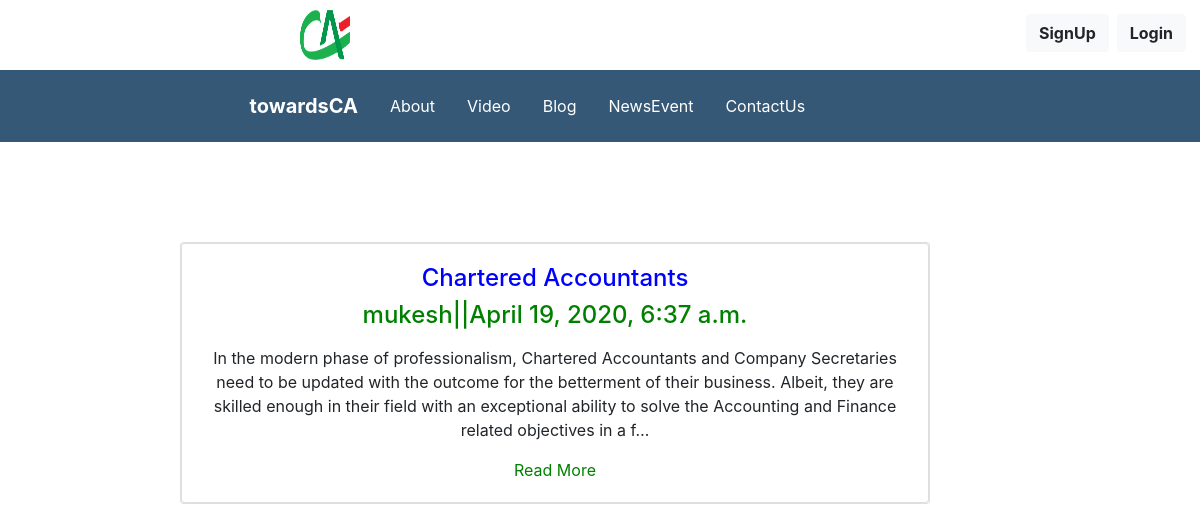
Screenshot of /blog/ with the database file from the repository.
### App/models.py (models this page shows, shortened)
class Blog(models.Model):
        user =  models.ForeignKey(User, on_delete=models.CASCADE)
        title= models.CharField(max_length=500)
        content = RichTextUploadingField()
        added = models.DateTimeField(auto_now_add=True)
        updated = models.DateTimeField(auto_now=True)

### App/views.py (the view)
# urls.py: 2. Add a URL to urlpatterns:  path('blog/', include('blog.urls'))
def blog(request):
	if request.user.is_superuser or request.user.is_staff:
		return HttpResponseRedirect('/admin/')
	blog = Blog.objects.all().order_by("-id")
	return render(request,"blog.html",{"blog":blog})

### templates/blog.html
{% extends "layout.html" %}
{% block content %}
<div class="container" style="margin-top: 100px">
  <div class="row">
    <div class="col-sm-1">
    </div>
    <div class="col-sm-10" >
        {% for blogs in blog %}
        <ul style="list-style-type: none;">
            <li>
                <div class="card" style="width:750px">
                  <div class="card bg-white">
                    <div class="card-body text-center" style="text-align: justify;">
                        <h4 style="font-size: bold;color:blue;">{{blogs.title}}</h4>
                        <h4 style="font-size: bold;color: green;">{{blogs.user}}||{{blogs.updated}}</h4>
                        {% autoescape off %}
                           <p style="text-align: justify;">{{blogs.content|truncatechars:300 }}</p>
                           <a href="/blog/{{blogs.id}}" style="font-size: bold;text-decoration: none;color:green">Read More</a>
                        {% endautoescape %}
                    </div>
                  </div>
                </div>
            </li>
        </ul>
        {%endfor%}
    </div>
  </div>
</div>
{% endblock %}

### rows the page displays
Blog: title "Chartered Accountants", user "mukesh", updated "April 19, 2020, 6:37 a.m.", content "In the modern phase of professionalism, Chartered Accountants and Company Secretaries need to be updated with the outcome for the betterment of their business. Albeit, they are skilled enough in their field with an exceptional ability to solve the Accounting and Finance related objectives in a f…"
